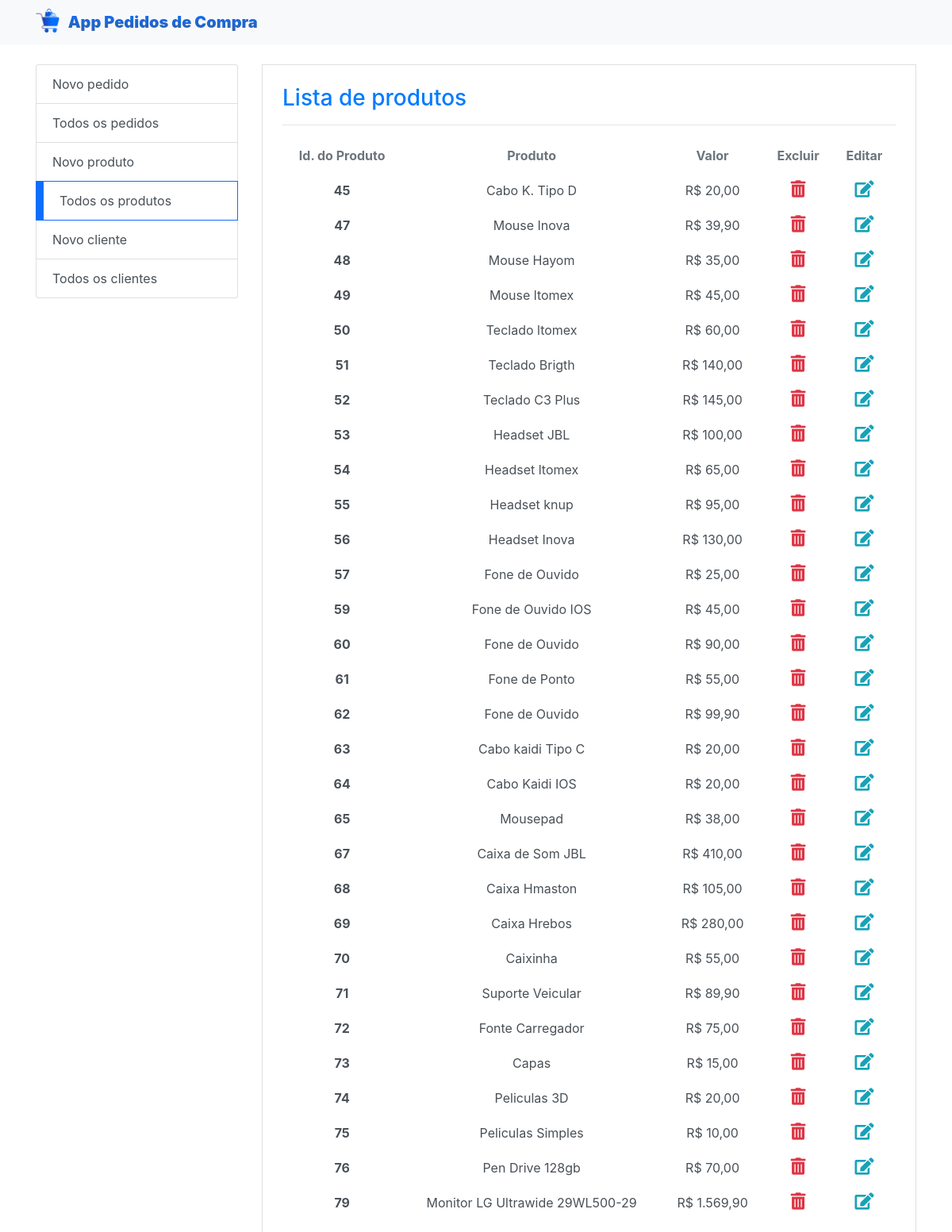
Screenshot of /todos_produtos.php with the database file from the repository.
### tables this page shows
CREATE TABLE `tb_produtos` (
  `id_produto` int NOT NULL AUTO_INCREMENT,
  `nome_produto` varchar(100) NOT NULL,
  `valor_produto` varchar(255) NOT NULL,
  PRIMARY KEY (`id_produto`)
);

### app_protegido/produtos/produto_controller.php (called while the page is built, shortened)
<?php
   require "produto.service.php";
   require "./app_protegido/conexao.php";
   $acao = isset($_GET['acao']) ? $_GET['acao'] : $acao;
   if($acao == 'inserir'){
      foreach ( $_POST as $chave => $valor ) {
         $$chave = trim( strip_tags( $valor ) );
         if ( empty ( $valor ) ) {
            header('Location: novo_produto.php?inclusao=2');
            return $acao = ' ';
         }
      }
      $nome_produto = new Produto();
      $valor_produto = new Produto();
      $nome_produto->__set('nome_produto', $_POST['nome_produto']);
      $valor_produto->__set('valor_produto', $_POST['valor_produto']);
      $conexao = new Conexao();
      $produtoService = new ProdutoService($conexao, $nome_produto, $valor_produto);
      $produtoService->inserir();
      header('Location: novo_produto.php?inclusao=1');
   }else if($acao == 'recuperar'){
      $nome_produto = new Produto();
      $conexao = new Conexao();
      $produtoService = new ProdutoService($conexao, $nome_produto);
      $produtos = $produtoService->recuperar();
   } else if($acao == 'atualizar'){
      $nome_produto = new Produto();
      $nome_produto->__set('id_produto', $_POST['id_produto']);
      $nome_produto->__set('produto', $_POST['produto']);
      $conexao = new Conexao();
      $produtoService = new ProdutoService($conexao, $nome_produto);
      if($produtoService->atualizar()){
         header('Location: todos_produtos.php');
         }
   }else if($acao == 'remover'){
      $nome_produto = new Produto();
      $nome_produto->__set('id_produto', $_GET['id_produto']);
      $conexao = new Conexao();
      $produtoService = new ProdutoService($conexao, $nome_produto);
      $produtoService->remover();
      header('Location: todos_produtos.php');
   }
?>

### app_protegido/conexao.php (called while the page is built)
<?php
    class Conexao {
        private $host = 'localhost';
        private $dbname = 'db_app_pedidos_compras';
        private $user = 'root';
        private $pass = '';
        public function conectar(){
            try{
                $conexao = new PDO(
                    "mysql:host=$this->host;dbname=$this->dbname",
                    "$this->user",
                    "$this->pass"
                );
                return $conexao;
            } catch(PDOException $e){
               echo '<p>' .$e->getMessage(). '</p>';
            }
        }
    }
?>

### app_protegido/produtos/produto.service.php (called while the page is built, shortened)
<?php
     class ProdutoService{
        private $conexao;
        public function __construct(Conexao $conexao, Produto $nome_produto){
            $this->conexao = $conexao->conectar();
        }
        public function recuperar(){
            $query_consultar = '
                select
                   *
                from
                tb_produtos
            ';
            $stmt = $this->conexao->prepare($query_consultar);
            $stmt->execute();
            return $stmt->fetchAll(PDO::FETCH_OBJ);
        }
    }
?>

### produto_controller.php (called while the page is built)
<?php
    require_once './app_protegido/produtos/produto_controller.php';
?>

### todos_produtos.php (the view, shortened to what this page needs)
<?php
	require 'produto_controller.php';
?>
<html>
	<head>
		<link rel="stylesheet" href="css/estilo.css">
		<link rel="stylesheet" href="https://stackpath.bootstrapcdn.com/bootstrap/4.1.3/css/bootstrap.min.css">
		<link rel="stylesheet" href="https://use.fontawesome.com/releases/v5.3.1/css/all.css">
	</head>
	<body>
		<nav class="navbar navbar-light bg-light">
			<div class="container">
				<a class="navbar-brand" href="#">
					<img src="img/carrinho-de-compras.png" class="d-inline-block align-top" alt="">
					<span>App Pedidos de Compra</span>
				</a>
			</div>
		</nav>
		<div class="container app">
			<div class="row">
				<div class="col-sm-3 menu">
				<ul class="list-group">
					<li class="list-group-item"><a href="novo_pedido.php">Novo pedido</a></li>
					<li class="list-group-item"><a href="index.php">Todos os pedidos</a></li>
					<li class="list-group-item"><a href="novo_produto.php">Novo produto</a></li>
					<li class="list-group-item active"><a href="todos_produtos.php">Todos os produtos</a></li>
					<li class="list-group-item"><a href="novo_cliente.php">Novo cliente</a></li>
					<li class="list-group-item"><a href="todos_clientes.php">Todos os clientes</a></li>
				</ul>
				</div>
				<div class="col-sm-9">
					<div class="container pagina">
						<div class="row">
							<div class="col">
								<h3 class="text-primary">Lista de produtos</h3>
								<hr />
								<table class="table table-borderless">
									<thead class="text-secondary">
										<tr>
											<th>Id. do Produto</th>
											<th>Produto</th>
											<th>Valor</th>
											<th>Excluir</th>
											<th>Editar</th>
										</tr>
									</thead>
									<tbody >
										<?php
											foreach($produtos as $produto){
										?>
											<tr>
												<th><?=$produto->id_produto?></th>
												<td id="produto_<?= $produto->id_produto?>">
													<?=$produto->nome_produto?>
												</td>
												<td>R$ <?=$produto->valor_produto?></td>
												<td><i class="fas fa-trash-alt fa-lg text-danger" onclick="remover(<?=$produto->id_produto?>)"></i></td>
												<td><i class="fas fa-edit fa-lg text-info" onclick="editar(<?=$produto->id_produto?>, '<?=$produto->nome_produto ?>')"></i></td>
											</tr>
										<?php }
										?>
									</tbody>
								</table>
							</div>
						</div>
					</div>
				</div>
			</div>
		</div>
	</body>
</html>

### css/estilo.css (style rules this page uses)
.menu { margin-bottom: 25px; }
.app { margin-top: 25px; }
.pagina { border:solid 1px #DFDFDF; padding:25px !important; }
li.list-group-item.active { background-color: #fff; border-color: #0d6efd; border-left:solid 10px #0d6efd; }
li a { color: #495057; }
.table { text-align: center; }
.table tbody { color: #495057; }
.navbar-brand img { position: relative; bottom: 2px; width: 30px; height: 30 ; }
span { margin-left: 5px; background: -webkit-linear-gradient(#0d6efd, #2f5fa8); -webkit-background-clip: text; -webkit-text-fill-color: transparent; font-weight: 900; }

### rows the page displays
tb_produtos: id_produto "45", nome_produto "Cabo K. Tipo D", valor_produto "20,00"
tb_produtos: id_produto "47", nome_produto "Mouse Inova", valor_produto "39,90"
tb_produtos: id_produto "48", nome_produto "Mouse Hayom", valor_produto "35,00"
tb_produtos: id_produto "49", nome_produto "Mouse ltomex", valor_produto "45,00"
tb_produtos: id_produto "50", nome_produto "Teclado ltomex", valor_produto "60,00"
tb_produtos: id_produto "51", nome_produto "Teclado Brigth", valor_produto "140,00"
tb_produtos: id_produto "52", nome_produto "Teclado C3 Plus", valor_produto "145,00"
tb_produtos: id_produto "53", nome_produto "Headset JBL", valor_produto "100,00"
tb_produtos: id_produto "54", nome_produto "Headset ltomex", valor_produto "65,00"
tb_produtos: id_produto "55", nome_produto "Headset knup", valor_produto "95,00"
tb_produtos: id_produto "56", nome_produto "Headset Inova", valor_produto "130,00"
tb_produtos: id_produto "57", nome_produto "Fone de Ouvido", valor_produto "25,00"
tb_produtos: id_produto "59", nome_produto "Fone de Ouvido IOS", valor_produto "45,00"
tb_produtos: id_produto "60", nome_produto "Fone de Ouvido", valor_produto "90,00"
tb_produtos: id_produto "61", nome_produto "Fone de Ponto", valor_produto "55,00"
tb_produtos: id_produto "62", nome_produto "Fone de Ouvido", valor_produto "99,90"
tb_produtos: id_produto "63", nome_produto "Cabo kaidi Tipo C", valor_produto "20,00"
tb_produtos: id_produto "64", nome_produto "Cabo Kaidi IOS", valor_produto "20,00"
tb_produtos: id_produto "65", nome_produto "Mousepad", valor_produto "38,00"
tb_produtos: id_produto "67", nome_produto "Caixa de Som JBL", valor_produto "410,00"
tb_produtos: id_produto "68", nome_produto "Caixa Hmaston", valor_produto "105,00"
tb_produtos: id_produto "69", nome_produto "Caixa Hrebos", valor_produto "280,00"
tb_produtos: id_produto "70", nome_produto "Caixinha", valor_produto "55,00"
tb_produtos: id_produto "71", nome_produto "Suporte Veicular", valor_produto "89,90"
tb_produtos: id_produto "72", nome_produto "Fonte Carregador", valor_produto "75,00"
tb_produtos: id_produto "73", nome_produto "Capas", valor_produto "15,00"
tb_produtos: id_produto "74", nome_produto "Peliculas 3D", valor_produto "20,00"
tb_produtos: id_produto "75", nome_produto "Peliculas Simples", valor_produto "10,00"
tb_produtos: id_produto "76", nome_produto "Pen Drive 128gb", valor_produto "70,00"
tb_produtos: id_produto "79", nome_produto "Monitor LG Ultrawide 29WL500-29", valor_produto "1.569,90"
